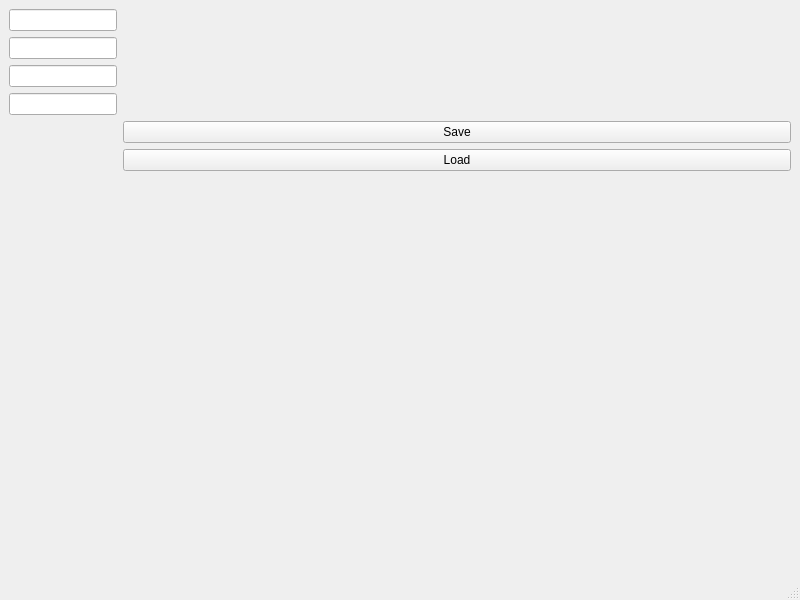
<?xml version="1.0" encoding="UTF-8"?>
<ui version="4.0">
 <class>SettingsManager</class>
 <widget class="QMainWindow" name="SettingsManager">
  <property name="geometry">
   <rect>
    <x>0</x>
    <y>0</y>
    <width>800</width>
    <height>600</height>
   </rect>
  </property>
  <property name="windowTitle">
   <string>MainWindow</string>
  </property>
  <widget class="QWidget" name="centralwidget">
   <layout class="QFormLayout" name="formLayout">
    <item row="0" column="0">
     <widget class="QLineEdit" name="lineDbName"/>
    </item>
    <item row="1" column="0">
     <widget class="QLineEdit" name="linedamagePenalty"/>
    </item>
    <item row="2" column="0">
     <widget class="QLineEdit" name="lineLatePenalty"/>
    </item>
    <item row="4" column="1">
     <widget class="QPushButton" name="saveButton">
      <property name="text">
       <string>Save</string>
      </property>
     </widget>
    </item>
    <item row="3" column="0">
     <widget class="QLineEdit" name="lineDaysDue"/>
    </item>
    <item row="5" column="1">
     <widget class="QPushButton" name="loadButton">
      <property name="text">
       <string>Load</string>
      </property>
     </widget>
    </item>
   </layout>
  </widget>
  <widget class="QMenuBar" name="menubar">
   <property name="geometry">
    <rect>
     <x>0</x>
     <y>0</y>
     <width>800</width>
     <height>22</height>
    </rect>
   </property>
  </widget>
  <widget class="QStatusBar" name="statusbar"/>
 </widget>
 <resources/>
 <connections/>
</ui>
